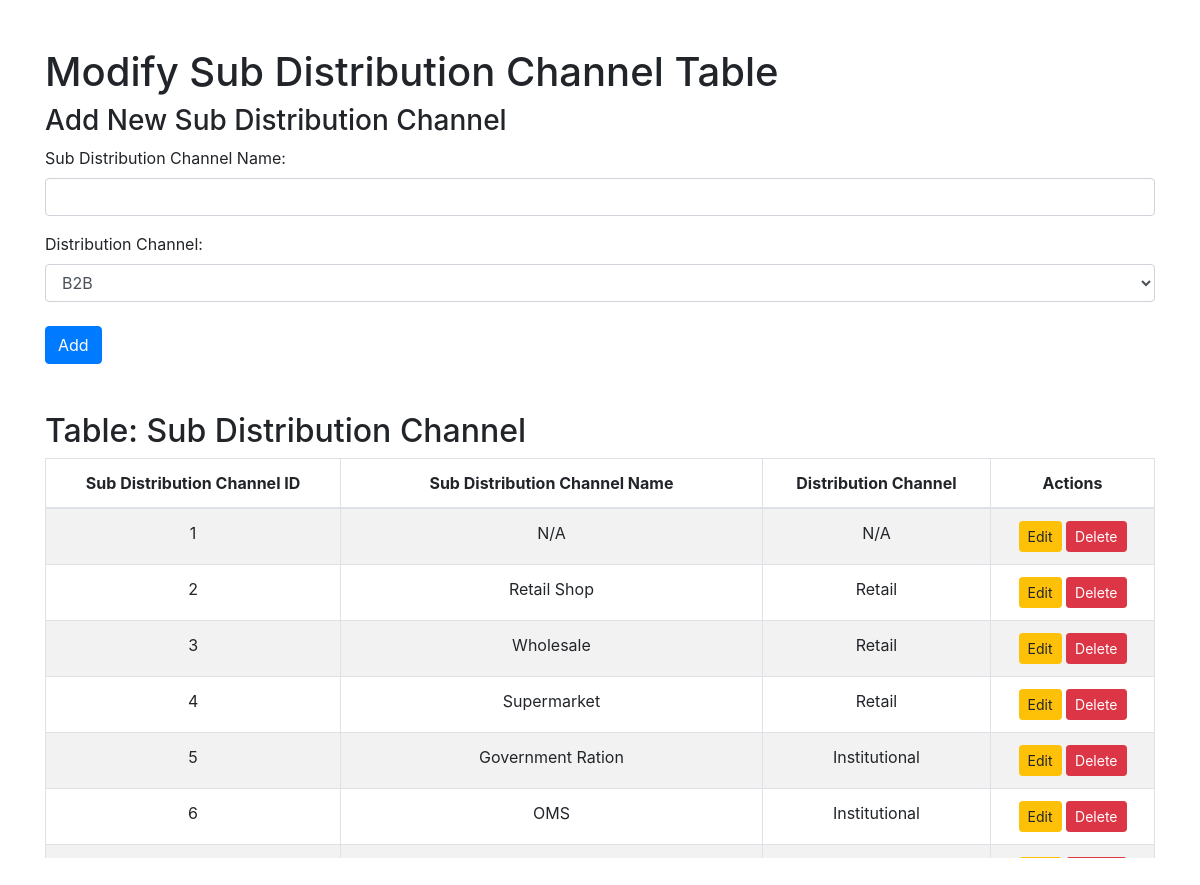
The page /input_tables/input_sub_distribution_channel.php on the database its author committed.
### tables this page shows
CREATE TABLE `subdistributionchannel` (
  `SubDistributionChannelID` int(11) NOT NULL,
  `SubDistributionChannelName` varchar(255) NOT NULL,
  `DistributionChannelID` int(11) DEFAULT NULL
);

CREATE TABLE `distributionchannel` (
  `DistributionChannelID` int(11) NOT NULL,
  `DistributionChannelName` varchar(255) NOT NULL
);

### input_tables/input_sub_distribution_channel.php (the view, shortened to what this page needs)
<?php
include('../db_connect.php');
?>
<!DOCTYPE html>
<html>
<head>
    <link href="https://cdnjs.cloudflare.com/ajax/libs/bootstrap/4.6.2/css/bootstrap.min.css" rel="stylesheet">
</head>
<body>
    <div class="container mt-5">
        <h1>Modify Sub Distribution Channel Table</h1>
        <h3>Add New Sub Distribution Channel</h3>
        <form method="post" action="input_sub_distribution_channel.php" class="mb-4">
            <div class="form-group">
                <label for="subDistributionChannelName">Sub Distribution Channel Name:</label>
                <input type="text" id="subDistributionChannelName" name="subDistributionChannelName" class="form-control" required>
            </div>
            <div class="form-group">
                <label for="distributionChannelID">Distribution Channel:</label>
                <select id="distributionChannelID" name="distributionChannelID" class="form-control" required>
                    <?php
                    $distributionChannelResult = $conn->query("SELECT DistributionChannelID, DistributionChannelName FROM distributionchannel ORDER BY DistributionChannelName ASC");
                    while ($distributionChannelRow = $distributionChannelResult->fetch_assoc()) {
                        echo "<option value='{$distributionChannelRow['DistributionChannelID']}'>" . htmlspecialchars($distributionChannelRow['DistributionChannelName']) . "</option>";
                    }
                    ?>
                </select>
            </div>
            <button type="submit" class="btn btn-primary mt-2">Add</button>
        </form>
        <h2>Table: Sub Distribution Channel</h2>
        <div class="table-responsive">
            <table class="table table-bordered table-striped">
                <thead>
                    <tr>
                        <th>Sub Distribution Channel ID</th>
                        <th>Sub Distribution Channel Name</th>
                        <th>Distribution Channel</th>
                        <th>Actions</th>
                    </tr>
                </thead>
                <tbody>
                    <?php
                    $result = $conn->query("SELECT sdc.SubDistributionChannelID, sdc.SubDistributionChannelName, dc.DistributionChannelName FROM subdistributionchannel sdc JOIN distributionchannel dc ON sdc.DistributionChannelID = dc.DistributionChannelID ORDER BY sdc.SubDistributionChannelID");
                    while ($row = $result->fetch_assoc()) {
                        echo "<tr>";
                        echo "<td>" . htmlspecialchars($row['SubDistributionChannelID']) . "</td>";
                        echo "<td>" . htmlspecialchars($row['SubDistributionChannelName']) . "</td>";
                        echo "<td>" . htmlspecialchars($row['DistributionChannelName']) . "</td>";
                        echo "<td>";
                        echo "<a href='?action=edit&id=" . $row['SubDistributionChannelID'] . "' class='btn btn-warning btn-sm'>Edit</a> ";
                        echo "<a href='?action=delete&id=" . $row['SubDistributionChannelID'] . "' class='btn btn-danger btn-sm' onclick=\"return confirm('Are you sure you want to delete this record?');\">Delete</a>";
                        echo "</td>";
                        echo "</tr>";
                    }
                    ?>
                </tbody>
            </table>
        </div>
    </div>
</body>
</html>

### input_tables/input_sub_distribution_channel.php (style rules this page uses)
table th, table td { text-align: center; vertical-align: middle; }
.table-responsive { max-height: 400px; overflow-y: auto; }
.table thead th { position: sticky; top: 0; background-color: #fff; z-index: 1; }

### rows shown on the page
subdistributionchannel: SubDistributionChannelID "1", SubDistributionChannelName "N/A", DistributionChannelID.DistributionChannelName "N/A"
subdistributionchannel: SubDistributionChannelID "2", SubDistributionChannelName "Retail Shop", DistributionChannelID.DistributionChannelName "Retail"
subdistributionchannel: SubDistributionChannelID "3", SubDistributionChannelName "Wholesale", DistributionChannelID.DistributionChannelName "Retail"
subdistributionchannel: SubDistributionChannelID "4", SubDistributionChannelName "Supermarket", DistributionChannelID.DistributionChannelName "Retail"
subdistributionchannel: SubDistributionChannelID "5", SubDistributionChannelName "Government Ration", DistributionChannelID.DistributionChannelName "Institutional"
subdistributionchannel: SubDistributionChannelID "6", SubDistributionChannelName "OMS", DistributionChannelID.DistributionChannelName "Institutional"

### other values the page prints
form field distributionChannelID "B2B"
